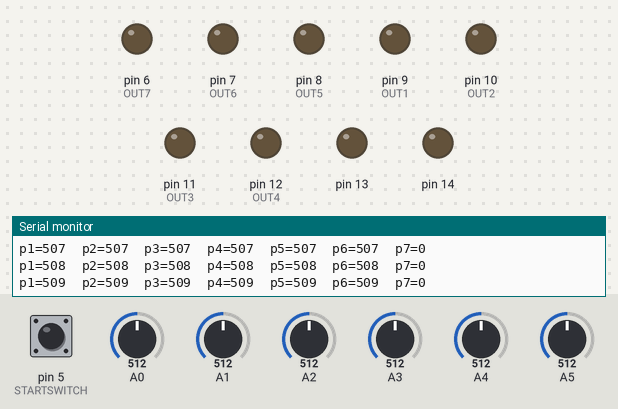
Recording of a sketch running on a simulated Arduino Uno, built with avr-gcc and run on an emulated ATmega328P. Parts: output pins drawn as LEDs (lit = HIGH), the last lines printed to the serial monitor. Dashed ring = blinking. Inputs (shaded band) come from the test bench; at power-on: pin 5 (STARTSWITCH) LOW, A4 = 512, A0 = 512, A1 = 512, A2 = 512, A3 = 512, A5 = 512.

Above: at 1.2 s.
1.3 s: pin 5 (STARTSWITCH) pulled HIGH for 1 s
At 1.81 s:
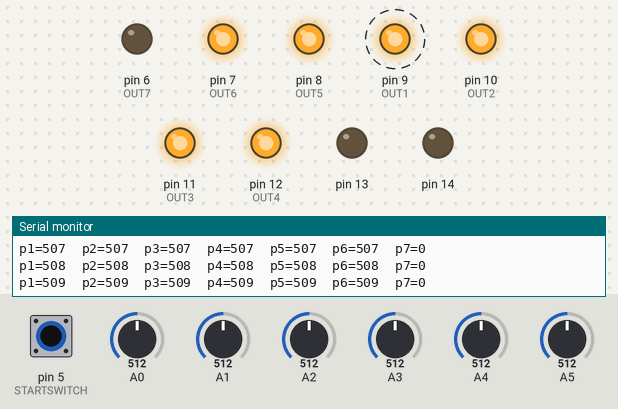
4.3 s: A4 set to 521
7.3 s: pin 5 (STARTSWITCH) pulled HIGH for 3.2 s
At 8.14 s:
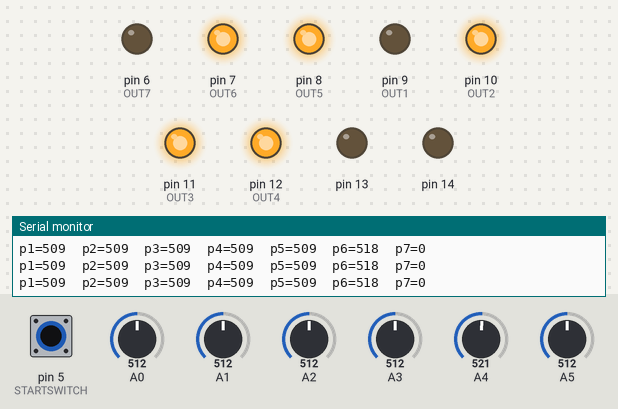
At 8.7 s:
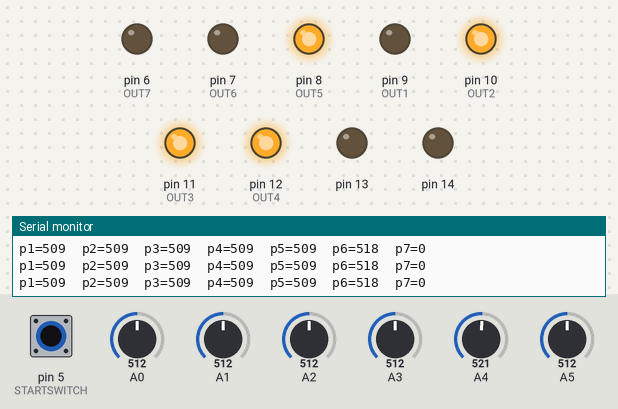
12.0 s: A0 set to 104
13.5 s: A0 set to 99
16.5 s: pin 5 (STARTSWITCH) pulled HIGH for 0.15 s
At 17.3 s:
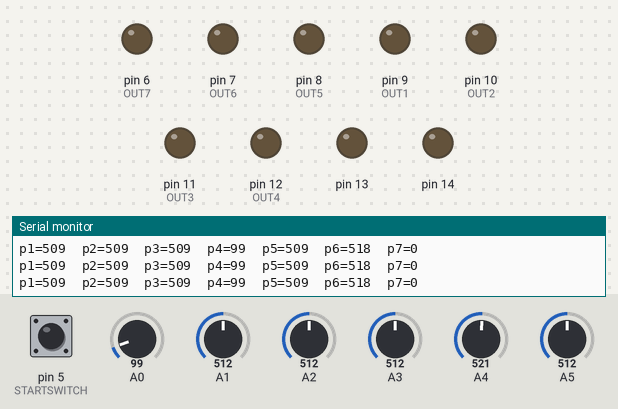
Timing chart, 0 to 19.1 s (numbered marks = the images above; inputs shaded):
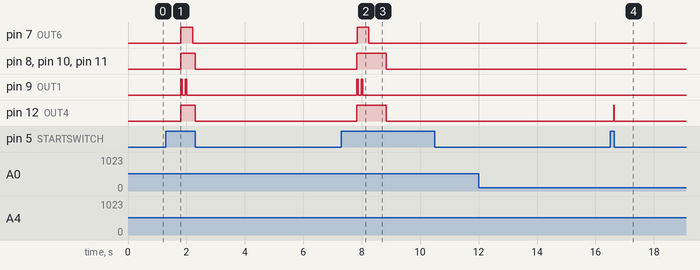

The sketch:

sketch_2013_06_11new.ino
```cpp
// Rewritten June 11 2013 after rebuild
// nickatredbox@gmail.com changed 29-05-2013 a few ty;pos and added all variables for chan7 builds not tested on hardware
// If you want we can add the ability to setup the device from a PC via USB


#define STARTSWITCH 5
#define OUT1 9
#define OUT2 10
#define OUT3 11
#define OUT4 12
#define OUT5 8
#define OUT6 7
#define OUT7 6
#define IN2 2
#define IN3 3
#define IN4 4


long t1,t2,t3,t4,t5,t6,t7;    // timers
long p1,p2,p3,p4,p5,p6,p7;    // Potentiometers D-5_no pot
long del1,del2,del3,del4,del5,del6,del7; // delays
long dur1,dur2,dur3,dur4,dur5,dur6,dur7; // durations
long rep1,rep2,rep3,rep4,rep5,rep6,rep7; // repetitions
long ivl1,ivl2,ivl3,ivl4,ivl5,ivl6,ivl7; // intervals

enum STATE
{
  DONE,WAITING,RUNNING,SIGNAL,DELAY,DURATION,REPEAT,INTERVAL

} state,state1,state2,state3,state4,state5,state6,state7;


////////////////////////////////////
// Set delays and durations       //
// choose fixed or variable times //
//
// switch  delay        dur     ivl       dur      ivl     dur
//      |
//                  ___________      _____________      ___________
//_________________|           |____|             |____|           |______________
//
////////////////////////////////////
void setdelays()
{
  del1 = p1;
  dur1 = 50;
  rep1 = 1;
  ivl1 = 100;

  del2 = p2;
  dur2 = 1000;
  rep2 = 0;
  ivl2 = 0;

  del3 = p3;
  dur3 = 1000;
  rep3 = 0;
  ivl3 = 0;

  del4 = p4;
  dur4 = 1000;
  rep4 = 0;
  ivl4 = 0;

  del5 = p5;
  dur5 = 1000;
  rep5 = 0;
  ivl5 = 0;

  del6 = p6;
  dur6 = 400;
  rep6 = 0;
  ivl6 = 0;

  del7 = 4000;
  dur7 = 1000;
  rep7 = 0;
  ivl7 = 0;

 }


//////////////////////////
// Turn off all outputs //
//////////////////////////
void reset()
{
  for(int i = 6;i <= 14;i++)
  {
    pinMode(i,OUTPUT);
    digitalWrite(i,0);
  }

}


///////////////////////////////////////
// while waiting for start switch,   //
// show all the potentiometer values //
///////////////////////////////////////
void report()
{
  Serial.write(  "p1="); Serial.print(p1);
  Serial.write("\tp2="); Serial.print(p2);
  Serial.write("\tp3="); Serial.print(p3);
  Serial.write("\tp4="); Serial.print(p4);
  Serial.write("\tp5="); Serial.print(p5);
  Serial.write("\tp6="); Serial.print(p6);
  Serial.write("\tp7="); Serial.print(p7);
  Serial.write("\r\n");
}


///////////////////////////
// read all the pots and //
// smooth out the noise  //
///////////////////////////
#define AVG 4
void readPots()
{
  static long v1,v2,v3,v4,x1,x2,x3,x4,x5,x6,x7;

  p1=(p1*(AVG-1)+analogRead(3))/AVG;
  p2=(p2*(AVG-1)+analogRead(2))/AVG;
  p3=(p3*(AVG-1)+analogRead(1))/AVG;
  p4=(p4*(AVG-1)+analogRead(0))/AVG;
  p5=(p5*(AVG-1)+analogRead(5))/AVG;
  p6=(p6*(AVG-1)+analogRead(4))/AVG;

  if((p1-x1)||(p2-x2)||(p3-x3)||(p4-x4)||(p6-x5)||(p6-x6))
  {
      report();

      x1=p1; x2=p2; x3=p3; x4=p4; x5=p5; x6=p6;
  }
}


///////////////////////////
// Arduino-defined setup //
///////////////////////////
void setup()
{
  reset();

  Serial.begin(9600);
}


//////////////////////////
// Arduino-defined loop //
//////////////////////////
void loop()
{

  long m = millis();

  if(digitalRead(STARTSWITCH))
  {

    switch(state)
    {

      case WAITING:

        setdelays();
        state=RUNNING;

        break;


      case RUNNING:

        switch(state1)
        { case SIGNAL:   { t1=m; state1=DELAY; } break;
          case DELAY:    if((m-t1)>=del1) { digitalWrite(OUT1,HIGH); t1=m; state1=DURATION; } break;
          case DURATION: if((m-t1)>=dur1)
                         { digitalWrite(OUT1,LOW );
                           if(rep1) { rep1--; t1=m; state1=INTERVAL; } else state1=DONE;
                         } break;
          case INTERVAL: if((m-t1)>=ivl1) { digitalWrite(OUT1,HIGH); t1=m; state1=DURATION; } break;
          case DONE:     break;
        }

        switch(state2)
        { case SIGNAL:   { t2=m; state2=DELAY; } break;
          case DELAY:    if((m-t2)>=del2) { digitalWrite(OUT2,HIGH); t2=m; state2=DURATION; } break;
          case DURATION: if((m-t2)>=dur2)
                         { digitalWrite(OUT2,LOW );
                           if(rep2) { rep2--; t2=m; state2=INTERVAL; } else state2=DONE;
                         } break;
          case INTERVAL: if((m-t2)>=ivl2) { digitalWrite(OUT2,HIGH); t2=m; state2=DURATION; } break;
          case DONE:     break;
        }

        switch(state3)
        { case SIGNAL:   { t3=m; state3=DELAY; } break;
          case DELAY:    if((m-t3)>=del3) { digitalWrite(OUT3,HIGH); t3=m; state3=DURATION; } break;
          case DURATION: if((m-t3)>=dur3)
                         { digitalWrite(OUT3,LOW );
                           if(rep3) { rep3--; t3=m; state3=INTERVAL; } else state3=DONE;
                         } break;
          case INTERVAL: if((m-t3)>=ivl3) { digitalWrite(OUT3,HIGH); t3=m; state3=DURATION; } break;
          case DONE:     break;
        }

        switch(state4)
        { case SIGNAL:   { t4=m; state4=DELAY; } break;
          case DELAY:    if((m-t4)>=del4) { digitalWrite(OUT4,HIGH); t4=m; state4=DURATION; } break;
          case DURATION: if((m-t4)>=dur4)
                         { digitalWrite(OUT4,LOW );
                           if(rep4) { rep4--; t4=m; state4=INTERVAL; } else state4=DONE;
                         } break;
          case INTERVAL: if((m-t4)>=ivl4) { digitalWrite(OUT4,HIGH); t4=m; state4=DURATION; } break;
          case DONE:     break;
        }

        switch(state5)
        { case SIGNAL:   { t5=m; state5=DELAY; } break;
          case DELAY:    if((m-t5)>=del5) { digitalWrite(OUT5,HIGH); t5=m; state5=DURATION; } break;
          case DURATION: if((m-t5)>=dur5)
                         { digitalWrite(OUT5,LOW );
                           if(rep5) { rep5--; t5=m; state5=INTERVAL; } else state5=DONE;
                         } break;
          case INTERVAL: if((m-t5)>=ivl5) { digitalWrite(OUT5,HIGH); t5=m; state5=DURATION; } break;
          case DONE:     break;
        }

         switch(state6)
        { case SIGNAL:   { t6=m; state6=DELAY; } break;
          case DELAY:    if((m-t6)>=del6) { digitalWrite(OUT6,HIGH); t6=m; state6=DURATION; } break;
          case DURATION: if((m-t6)>=dur6)
                         { digitalWrite(OUT6,LOW );
                           if(rep6) { rep6--; t6=m; state6=INTERVAL; } else state6=DONE;
                         } break;
          case INTERVAL: if((m-t6)>=ivl6) { digitalWrite(OUT6,HIGH); t6=m; state6=DURATION; } break;
          case DONE:     break;
        }

        switch(state7)
        { case SIGNAL:   { t7=m; state7=DELAY; } break;
          case DELAY:    if((m-t7)>=del7) { digitalWrite(OUT7,HIGH); t7=m; state7=DURATION; } break;
          case DURATION: if((m-t7)>=dur7)
                         { digitalWrite(OUT7,LOW ); //nickatredbox@gmail.com changed 29-05-2013
                           if(rep7) { rep7--; t7=m; state7=INTERVAL; } else state7=DONE;
                         } break;
          case INTERVAL: if((m-t7)>=ivl7) { digitalWrite(OUT7,HIGH); t7=m; state7=DURATION; } break;
          case DONE:     break;
        }

        break;

    default: break;
    }
  }
  else switch(state)
  {
    case WAITING:

      readPots();

      break;

    default:

      reset();

      delay(10);

      state = WAITING;
      state1 = state2 = state3 = state4 = state5 = state6 = state7 = SIGNAL;

      break;
  }
}
```

Measured:
- after the input at 1.3 s, pin 7 (OUT6): LOW → HIGH after 0.51 s, → LOW 0.40 s later; pin 8 (OUT5), pin 10 (OUT2), pin 11 (OUT3), pin 12 (OUT4): LOW → HIGH after 0.51 s, → LOW 0.49 s later; pin 9 (OUT1): alternates HIGH for 0.05 s and LOW for 0.10 s, 4 changes in all, then stays LOW, starting after 0.51 s
- after the input at 7.3 s, pin 7 (OUT6): LOW → HIGH after 0.55 s, → LOW 0.40 s later; pin 8 (OUT5), pin 10 (OUT2), pin 11 (OUT3), pin 12 (OUT4): LOW → HIGH after 0.54 s, → LOW 1.0 s later; pin 9 (OUT1): alternates HIGH for 0.05 s and LOW for 0.10 s, 4 changes in all, then stays LOW, starting after 0.54 s
- after the input at 16.5 s, pin 12 (OUT4): LOW → HIGH after 0.12 s, → LOW 0.03 s later
